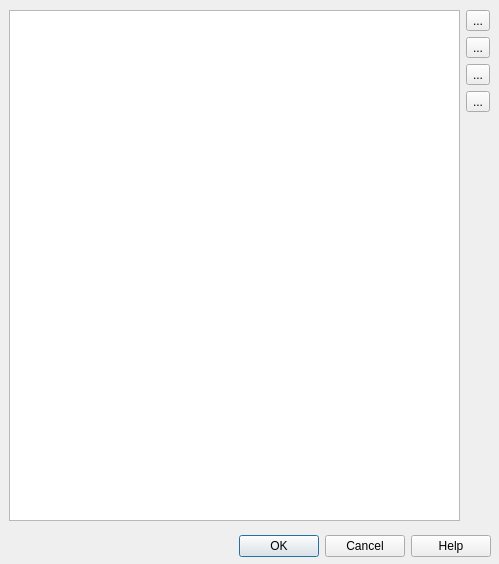
<?xml version="1.0" encoding="UTF-8"?>
<ui version="4.0">
 <class>CDlgMdfRegisterList</class>
 <widget class="QDialog" name="CDlgMdfRegisterList">
  <property name="geometry">
   <rect>
    <x>0</x>
    <y>0</y>
    <width>499</width>
    <height>564</height>
   </rect>
  </property>
  <property name="windowTitle">
   <string>Dialog</string>
  </property>
  <widget class="QDialogButtonBox" name="buttonBox">
   <property name="geometry">
    <rect>
     <x>10</x>
     <y>530</y>
     <width>481</width>
     <height>32</height>
    </rect>
   </property>
   <property name="orientation">
    <enum>Qt::Horizontal</enum>
   </property>
   <property name="standardButtons">
    <set>QDialogButtonBox::Cancel|QDialogButtonBox::Help|QDialogButtonBox::Ok</set>
   </property>
   <property name="centerButtons">
    <bool>false</bool>
   </property>
  </widget>
  <widget class="QWidget" name="verticalLayoutWidget">
   <property name="geometry">
    <rect>
     <x>9</x>
     <y>10</y>
     <width>481</width>
     <height>511</height>
    </rect>
   </property>
   <layout class="QVBoxLayout" name="verticalLayout">
    <item>
     <layout class="QHBoxLayout" name="horizontalLayout">
      <item>
       <layout class="QHBoxLayout" name="horizontalLayout_2">
        <item>
         <widget class="QListWidget" name="listRegister"/>
        </item>
        <item>
         <layout class="QVBoxLayout" name="verticalLayout_2">
          <item>
           <widget class="QToolButton" name="btnAddRegister">
            <property name="toolTip">
             <string>Add description item</string>
            </property>
            <property name="text">
             <string>...</string>
            </property>
            <property name="icon">
             <iconset resource="vscpworks.qrc">
              <normaloff>:/add.png</normaloff>:/add.png</iconset>
            </property>
            <property name="shortcut">
             <string>Ctrl+A</string>
            </property>
           </widget>
          </item>
          <item>
           <widget class="QToolButton" name="btnEditRegister">
            <property name="toolTip">
             <string>Edit description item</string>
            </property>
            <property name="text">
             <string>...</string>
            </property>
            <property name="icon">
             <iconset resource="vscpworks.qrc">
              <normaloff>:/pencil.svg</normaloff>:/pencil.svg</iconset>
            </property>
            <property name="shortcut">
             <string>Ctrl+E</string>
            </property>
           </widget>
          </item>
          <item>
           <widget class="QToolButton" name="btnDupRegister">
            <property name="toolTip">
             <string>Duplicate description item</string>
            </property>
            <property name="text">
             <string>...</string>
            </property>
            <property name="icon">
             <iconset resource="vscpworks.qrc">
              <normaloff>:/images/svg/copy.svg</normaloff>:/images/svg/copy.svg</iconset>
            </property>
            <property name="shortcut">
             <string>Ctrl+D</string>
            </property>
           </widget>
          </item>
          <item>
           <widget class="QToolButton" name="btnDelRegister">
            <property name="toolTip">
             <string>Delete Description item</string>
            </property>
            <property name="text">
             <string>...</string>
            </property>
            <property name="icon">
             <iconset resource="vscpworks.qrc">
              <normaloff>:/remove.png</normaloff>:/remove.png</iconset>
            </property>
            <property name="shortcut">
             <string>Ctrl+X</string>
            </property>
           </widget>
          </item>
          <item>
           <spacer name="verticalSpacer">
            <property name="orientation">
             <enum>Qt::Vertical</enum>
            </property>
            <property name="sizeHint" stdset="0">
             <size>
              <width>20</width>
              <height>40</height>
             </size>
            </property>
           </spacer>
          </item>
         </layout>
        </item>
       </layout>
      </item>
     </layout>
    </item>
   </layout>
  </widget>
 </widget>
 <resources>
  <include location="vscpworks.qrc"/>
 </resources>
 <connections>
  <connection>
   <sender>buttonBox</sender>
   <signal>accepted()</signal>
   <receiver>CDlgMdfRegisterList</receiver>
   <slot>accept()</slot>
   <hints>
    <hint type="sourcelabel">
     <x>360</x>
     <y>305</y>
    </hint>
    <hint type="destinationlabel">
     <x>364</x>
     <y>162</y>
    </hint>
   </hints>
  </connection>
  <connection>
   <sender>buttonBox</sender>
   <signal>rejected()</signal>
   <receiver>CDlgMdfRegisterList</receiver>
   <slot>reject()</slot>
   <hints>
    <hint type="sourcelabel">
     <x>360</x>
     <y>305</y>
    </hint>
    <hint type="destinationlabel">
     <x>364</x>
     <y>162</y>
    </hint>
   </hints>
  </connection>
 </connections>
</ui>
